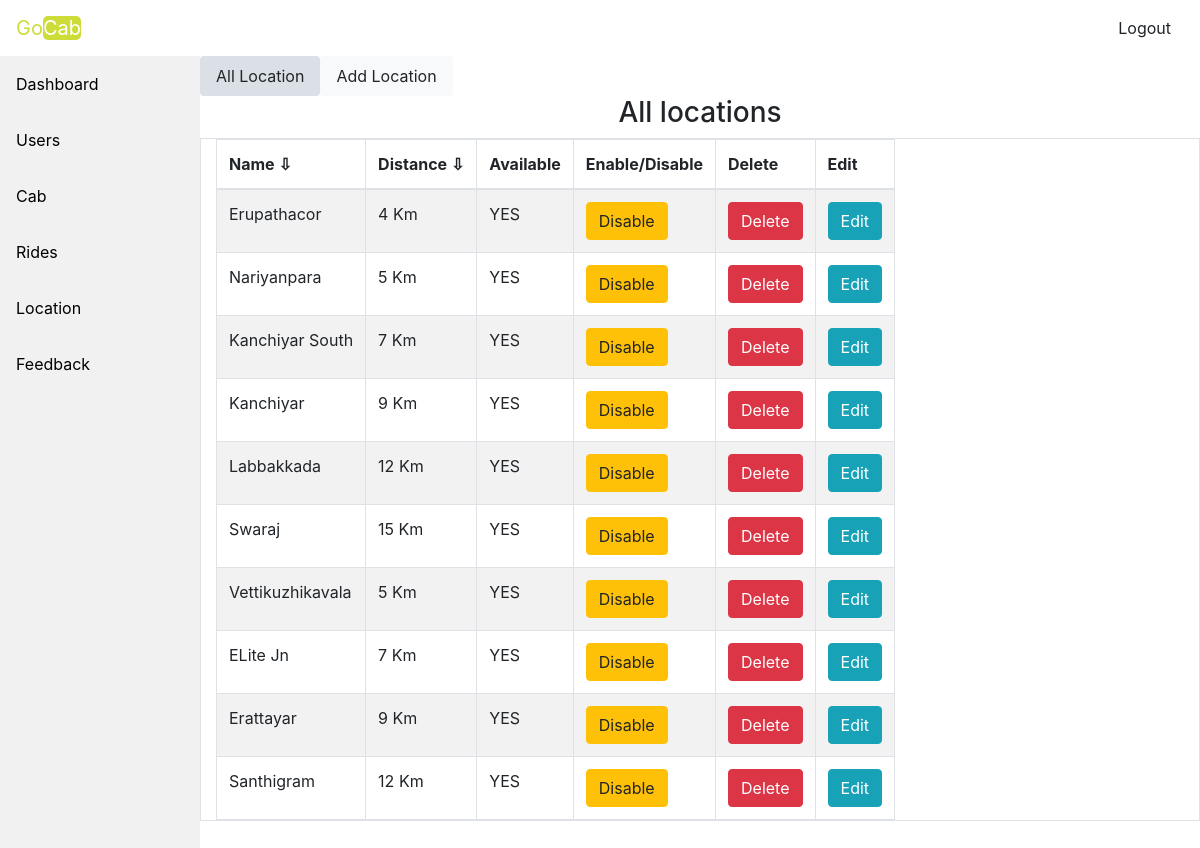
The app's page /addlocation.php (signed in) with its own data.
### tables this page shows
CREATE TABLE `location` (
  `id` int(11) NOT NULL,
  `name` varchar(50) NOT NULL,
  `distance` varchar(50) NOT NULL,
  `is_available` tinyint(1) NOT NULL,
  `route` int(11) NOT NULL
);

### dbcon.php (called while the page is built, shortened)
<?php
    class dbcon
    {
    function __construct(){
    $this->conn = new mysqli("localhost","root","", "cabne");
    }
    }
    ?>

### adminwrk.php (called while the page is built, shortened)
<?php
class adminwrk
{
    function slocation($conn)
    {
        $sql = "SELECT * FROM location";
        $result = $conn->query($sql);
        $loc=array();
        while($row = $result->fetch_assoc()){
            array_push($loc, $row);
        }
        return $loc;
    }
}
?>

### addlocation.php (the view, shortened to what this page needs)
<?php
include('adhead.php');
if($_SESSION['userdata']['is_admin']==1){
include('adsidebar.php');
?>
<nav class="nav nav-pills col-sm-10 nav-justified">
  <a class="nav-link btn-light active" href="addlocation.php">All Location</a>
  <a class="nav-link btn-light" href="locat.php">Add Location</a>
</nav>
<div>
  <h3 class="text-center">All locations</h3>
  </div>
  <table id="tbl" class="container-fluid col-lg-10 table table-responsive table-hover table-bordered table-striped">
        <thead>
            <th onclick="sortTable(1,tbl)">Name ⇩</th>
            <th onclick="sortTablen(2,tbl)">Distance ⇩</th>
            <th>Available</th>
            <th>Enable/Disable</th>
            <th>Delete</th>
            <th>Edit</th>
        </thead>
        <tbody>
        <?php
           $adm = new adminwrk();
           $loc = new dbcon();
           $sloc = $adm->slocation($loc->conn);
           foreach($sloc as $key=>$val)
           {
               echo "<tr><td>".$val['name']."</td><td>".$val['distance']." Km</td>";
               if($val['is_available']==1)
               {
                    echo "<td>YES</td>";
               }
               if($val['is_available']==1)
               {
                    echo "<td><a class='btn btn-warning' href='addlocation.php?action=yes&id=".$val['id']."'>Disable</a></td>";
               }
               echo "<td><a class='btn btn-danger' onClick=\"javascript: return confirm('Please confirm deletion');\" href='addlocation.php?action=no&id=".$val['id']."'>Delete</a></td>";
               echo "<td><a class='btn btn-info' href='editloc.php?action=edit&id=".$val['id']."&name=".$val['name']."&distance=".$val['distance']."&is_available=".$val['is_available']."'>Edit</a></td></tr>";
           }
            ?>
        </tbody>
    </table>
<?php
}
else{
    echo '<h1 class="text-center text-weight-bold text-dark">You Are not Authorised</h1>';
  }
include('adfoot.php'); ?>

### assets/css/style.css (style rules this page uses)
th { cursor: pointer; }

### records on screen
location: name "Erupathacor", distance "4", is_available "YES"
location: name "Nariyanpara", distance "5", is_available "YES"
location: name "Kanchiyar South", distance "7", is_available "YES"
location: name "Kanchiyar", distance "9", is_available "YES"
location: name "Labbakkada", distance "12", is_available "YES"
location: name "Swaraj", distance "15", is_available "YES"
location: name "Vettikuzhikavala", distance "5", is_available "YES"
location: name "ELite Jn", distance "7", is_available "YES"
location: name "Erattayar", distance "9", is_available "YES"
location: name "Santhigram", distance "12", is_available "YES"
